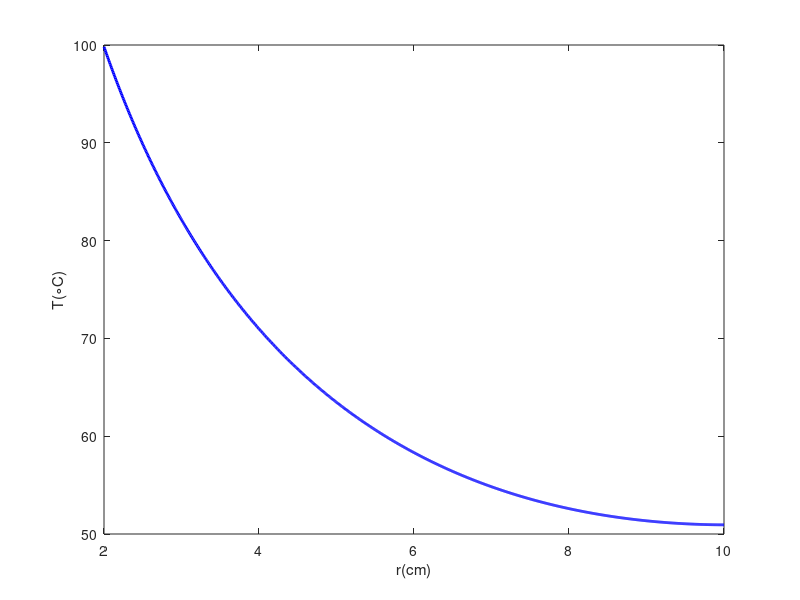

The MATLAB script that drew this image:
clc;
clear;
close all;
%%
tic
tinf=25+273.15;   %K
to=100+273.15;   %K
h=35;  %w/m^2.K
k=250;  %w/m.K
b0=0.001;  %m
Ri=0.02;  %m
Ro=0.1;  %m
m=sqrt(2*h/(b0*k));
n=1000;
h2=(Ro-Ri)/(n-1);
r=Ri:h2:Ro;
%%
for i=2:n
    %B.C
    A(1,1)=-2-(m^2)*h2^2;
    A(1,2)=(2*r(1)+h2)/(2*r(1));
    b(1)=((-2*r(1)+h2)/(2*r(1)))*(to-tinf);
    if i<n
        A(i,i)=-2-(m^2)*h2^2;
        A(i,i-1)=(2*r(i)-h2)/(2*r(i));
        A(i,i+1)=((2*r(i)+h2)/(2*r(i)));
        b(i)=0;
    elseif i==n
        A(i,i)=(1+(h*h2)/k);
        A(i,i-1)=-1;
        b(i)=0;
    end
end
b2=b';
x=A \ b2;
t=x+tinf;
rmm=r*100;
comet(rmm,t-273.15);
ho=plot(rmm,t-273.15,'b','LineWidth',2);
hold on;
xlabel('r(cm)')
ylabel('T(\circC)')
axis light
toc







